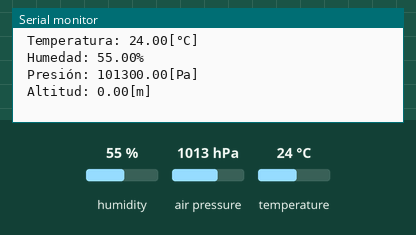
A sketch run on a simulated ESP8266 (NodeMCU). Parts: the last lines printed to the serial monitor. Inputs (shaded band) come from the test bench; at power-on: humidity 55 %, air pressure 1013 hPa, temperature 24 °C.

Above: at 1.2 s.
1.3 s: humidity set to 22 %
At 2.6 s:
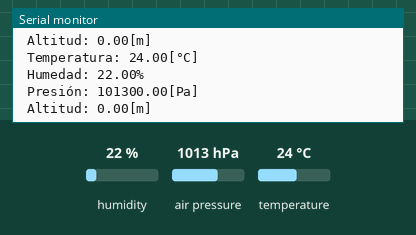
2.8 s: air pressure set to 952 hPa
At 4.2 s:
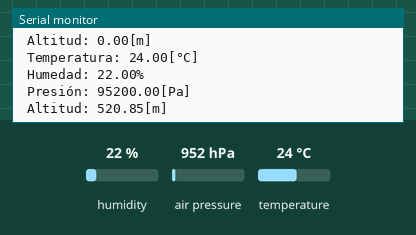
4.3 s: temperature set to 12 °C
5.8 s: air pressure set to 975 hPa
At 7.0 s:
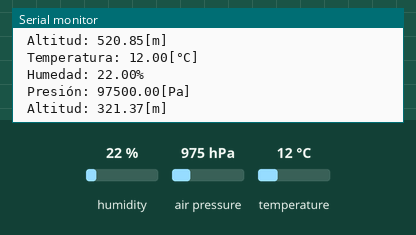
7.3 s: humidity set to 40 %
At 9.2 s:
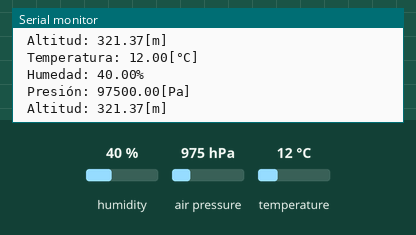
Timing chart, 0 to 9.8 s (numbered marks = the images above; inputs shaded):
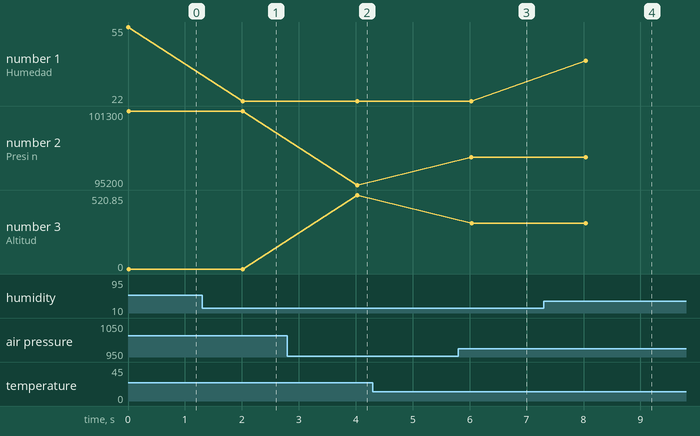

The sketch:

Parte_1_-_Medicion_de_los_parametros_del_entorno.ino
```cpp
// MEDICIÓN DE LOS PARÁMETROS DEL ENTORNO: TEMPERATURA, HUMEDAD RELATIVA, PRESIÓN BAROMÉTRICA Y ALTITUD

#include <Adafruit_Sensor.h>
#include <Adafruit_BMP280.h>
#include <DHT.h>

Adafruit_BMP280 bmp; /* Declaramos nuestro objeto "bmp" de
                        la libreria Adafruit_BMP280. */

DHT dht(D5, DHT22); /* Declaramos nuestro objeto "dht" de
                        la libreria DHT. */

float temp, hum, pref, pres, alt;

void leer_Temp_Hum() { /* Función para leer y mostrar en el monitor Serial
                          los valores de temperatura y humedad. */

  temp = dht.readTemperature(); // Método para leer temperatura integrada ya en la librería.
  hum = dht.readHumidity(); // Método para leer humedad relativa integrada ya en la librería.

  Serial.println(" Temperatura: " + String(temp) + "[°C]");
  Serial.println(" Humedad: " + String(hum) + "%");

}

void leer_Pres_Alt() { /* Función para leer y mostrar en el monitor Serial
                               los valores de presión barométrica y altitud. */

  pres = bmp.readPressure(); // Método para leer presión barométrica integrada ya en la librería.
  alt = bmp.readAltitude(pref); // Método para leer altitud acorde a una presión de referencia integrada ya en la la librería.

  Serial.println(" Presión: " + String(pres) + "[Pa]");
  Serial.println(" Altitud: " + String(alt) + "[m]\n");

}

void setup() {

  Serial.begin(115200); // Configurando puerto Serial a 115200 baudios.

   if(!bmp.begin()) { // Estructura if para checar el estado del sensor BMP280.

    Serial.println(" ¡Sensor BMP280 no encontrado!");
    while(1);

  }

  dht.begin(); // Inicializando el sensor DHT22.

  pref = bmp.readPressure() / 100; // Obteniendo la presión de referencia.

}

void loop() {

  leer_Temp_Hum(); /* Mandando a llamar la función de lectura y muestreo
                      de los parámetros de presión y altitud.*/

  leer_Pres_Alt(); /* Mandando a llamar la función de lectura y muestreo
                      de los parámetros de presión y altitud.*/

  delay(2000);

}
```

Measured:
- after the input at 1.3 s, the serial monitor: prints a new line after 0.71 s (image 1)
- after the input at 2.8 s, the serial monitor: prints a new line after 1.2 s (image 2)
- after the input at 5.8 s, the serial monitor: prints a new line after 0.23 s (image 3)
- after the input at 7.3 s, the serial monitor: prints a new line after 0.74 s (image 4)
- plotted number 1: 55 → 22 after the input at 1.3 s, 22 → 40 after the input at 7.3 s
- plotted number 2: 101300 → 95200 after the input at 2.8 s, 95200 → 97500 after the input at 5.8 s
- plotted number 3: 0 → 520.85 after the input at 2.8 s, 520.85 → 321.37 after the input at 5.8 s
